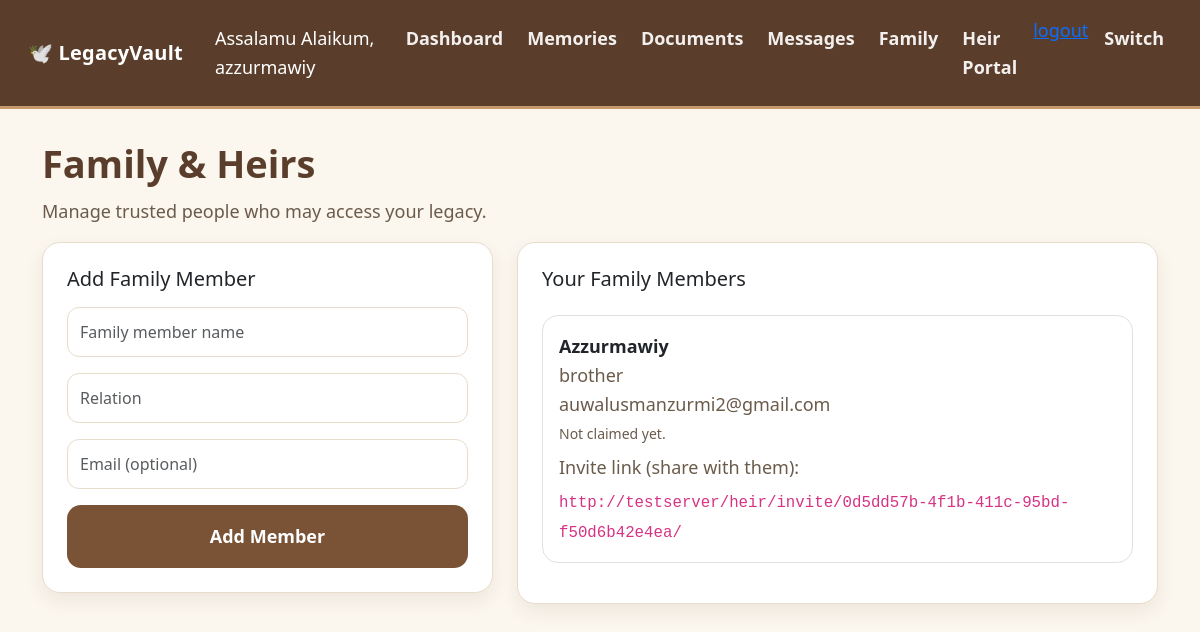
Page /family/ (signed in) on the earlier database version.
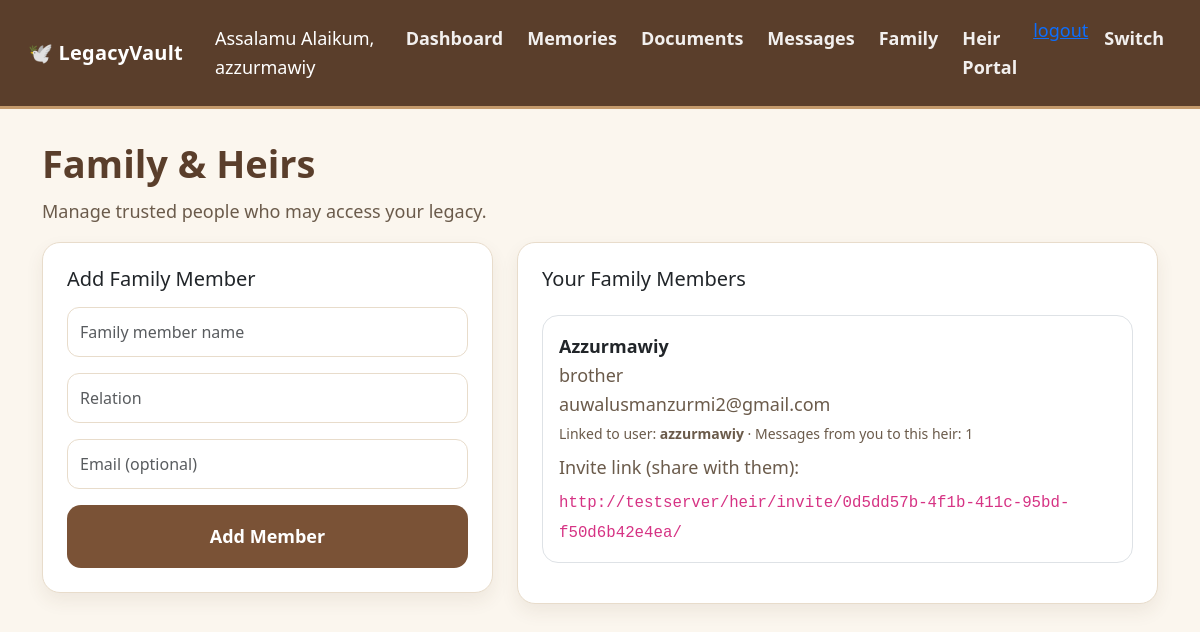
Same page on the later database version.
### core/models.py (models this page shows, shortened)
class FamilyMember(models.Model):
    owner = models.ForeignKey(
        settings.AUTH_USER_MODEL,
        on_delete=models.CASCADE,
        related_name="family_members"
    )
    name = models.CharField(max_length=200)
    relation = models.CharField(max_length=100)
    email = models.EmailField(blank=True, null=True)
    phone = models.CharField(max_length=30, blank=True)
    claimed_user = models.ForeignKey(
        settings.AUTH_USER_MODEL,
        on_delete=models.SET_NULL,
        null=True,
        blank=True,
        related_name="claimed_family_profiles"
    )
    invite_token = models.UUIDField(default=uuid.uuid4, editable=False, unique=True)
    is_active = models.BooleanField(default=True)
    created_at = models.DateTimeField(auto_now_add=True)
    updated_at = models.DateTimeField(auto_now=True)

class Message(models.Model):
    owner = models.ForeignKey(User, on_delete=models.CASCADE, related_name='messages')
    recipient = models.ForeignKey(User, on_delete=models.SET_NULL,null=True, blank=True, related_name='received_legacy_messages')
    title = models.CharField(max_length=200)
    content = models.TextField()
    send_date = models.DateTimeField(default=timezone.now)
    is_released = models.BooleanField(default=False)
    created_at = models.DateTimeField(auto_now_add=True)
    updated_at = models.DateTimeField(auto_now=True)

### core/views.py (the view)
# urls.py: path('family/', views.family, name='family'),
def family(request):
    if request.method == "POST":
       form = FamilyMemberForm(request.POST)
       if form.is_valid():
        member = form.save(commit=False)
        member.owner = request.user
        member.save()
        messages.success(request, "Family member added.")
        return redirect("family")
    else:
        form = FamilyMemberForm()
    members = FamilyMember.objects.filter(owner=request.user).order_by("name")
    return render(request, "family.html", {"form": form, "members": members})

### core/forms.py
class FamilyMemberForm(forms.ModelForm):
    class Meta:
        model = FamilyMember
        fields = ['name', 'relation', 'email']
        widgets = {
            'name': forms.TextInput(attrs={'class': 'form-control soft-input', 'placeholder': 'Family member name'}),
            'relation': forms.TextInput(attrs={'class': 'form-control soft-input', 'placeholder': 'Relation'}),
            'email': forms.EmailInput(attrs={'class': 'form-control soft-input', 'placeholder': 'Email (optional)'}),
        }

### templates/family.html (shortened to what this page needs)
{% extends 'base.html' %}
{% block content %}
<div class="mb-3">
  <div class="page-title">Family & Heirs</div>
  <div class="page-subtitle">Manage trusted people who may access your legacy.</div>
</div>
<div class="row g-4">
  <div class="col-lg-5">
    <div class="card p-4">
      <h5 class="mb-3">Add Family Member</h5>
      <form method="POST">
        {{ form.name }}
        {{ form.relation }}
        {{ form.email }}
        <button class="btn btn-cocoa w-100 big-action" type="submit">Add Member</button>
      </form>
    </div>
  </div>
  <div class="col-lg-7">
    <div class="card p-4">
      <h5>Your Family Members</h5>
      <div class="mt-3">
        {% for member in members %}
          <div class="border rounded-4 p-3 mb-3" style="border-color: var(--border); background:#FFF;">
            <div class="fw-bold">{{ member.name }}</div>
            <div class="page-subtitle">{{ member.relation }}</div>
            <div class="page-subtitle">{{ member.email }}</div>
            <div class="page-subtitle mt-1" style="font-size: 14px;">
              {% if member.claimed_user %}
                Linked to user: <strong>{{ member.claimed_user.username }}</strong>
                · Messages from you to this heir:
                {{ member.claimed_user.received_legacy_messages.all|length }}
              {% else %}
                Not claimed yet.
              {% endif %}
            </div>
            <div class="mt-2">
              <small class="page-subtitle d-block mb-1">
                Invite link (share with them):
              </small>
              <code class="small">
                {% url 'heir_claim' member.invite_token as invite_url %}
                {{ request.scheme }}://{{ request.get_host }}{{ invite_url }}
              </code>
            </div>
          </div>
        {% empty %}
          <div class="page-subtitle">No family members added yet.</div>
        {% endfor %}
      </div>
    </div>
  </div>
</div>
{% endblock %}

### templates/base.html (shortened to what this page needs)
<!DOCTYPE html>
<html lang="en">
<head>
  <link href="https://cdn.jsdelivr.net/npm/bootstrap@5.3.0/dist/css/bootstrap.min.css" rel="stylesheet">
  <link rel="stylesheet" href="https://cdnjs.cloudflare.com/ajax/libs/font-awesome/6.5.0/css/all.min.css">
</head>
<body>
  <nav class="navbar navbar-expand-lg nav-wrap px-3 py-3">
    <div class="container-fluid">
      <a class="navbar-brand text-white brand" href="/">🕊️ LegacyVault</a>
      <span class="text-white ms-3">Assalamu Alaikum, {{ request.user.username }} </span>
      <div class="collapse navbar-collapse" id="navbarsExample">
        <ul class="navbar-nav ms-auto gap-2">
          <li class="nav-item"><a class="nav-link" href="/">Dashboard</a></li>
          <li class="nav-item"><a class="nav-link" href="/memory/">Memories</a></li>
          <li class="nav-item"><a class="nav-link" href="/documents/">Documents</a></li>
          <li class="nav-item"><a class="nav-link" href="/message/">Messages</a></li>
          <li class="nav-item"><a class="nav-link" href="/family/">Family</a></li>
          <li class="nav-item"><a class="nav-link" href="/heir/">Heir Portal</a></li>
          <li class="nav-item"><a href="/accounts/logout/">logout</a></li>
          <a class="nav-link" href="/switch-settings/">Switch</a>
        </ul>
      </div>
    </div>
  </nav>
  <main class="container py-4">
    {% block content %}{% endblock %}
  </main>
</body>
</html>

### templates/base.html (style rules this page uses)
:root { --bg: #FBF6EE; --card: #FFFFFF; --brown: #5A3E2B; --brown-2: #7A5236; --accent: #C49A6C; --muted: #6B5B4B; --border: #E8DCCB; }
body { font-size: 18px; line-height: 1.6; background: var(--bg); color: var(--brown); font-family: system-ui, -apple-system, Segoe UI, Roboto, Arial, sans-serif; }
.nav-wrap { background: var(--brown); border-bottom: 3px solid var(--accent); }
.brand { font-weight: 800; letter-spacing: 0.2px; }
.nav-link { color: #fff !important; opacity: 0.92; font-weight: 600; }
.page-title { font-size: 38px; font-weight: 800; margin-bottom: 4px; }
.page-subtitle { color: var(--muted); font-size: 18px; }
.card { border: 1px solid var(--border); border-radius: 18px; box-shadow: 0 8px 18px rgba(90, 62, 43, 0.08); }
.big-action { padding: 18px 16px; font-size: 18px; border-radius: 14px; font-weight: 700; }
.btn-cocoa { background: var(--brown-2); border: none; color: #fff; }
.soft-input { border-radius: 12px; border: 1px solid var(--border); padding: 12px 12px; }

Differences in the rows shown:
changed FamilyMember "Azzurmawiy": claimed_user.username (not shown) → "azzurmawiy"; claimed_user.received_legacy_messages.all|length (not shown) → "1"; claimed_user_id "Not claimed yet." → "Linked to user: · Messages from you to this heir:"
